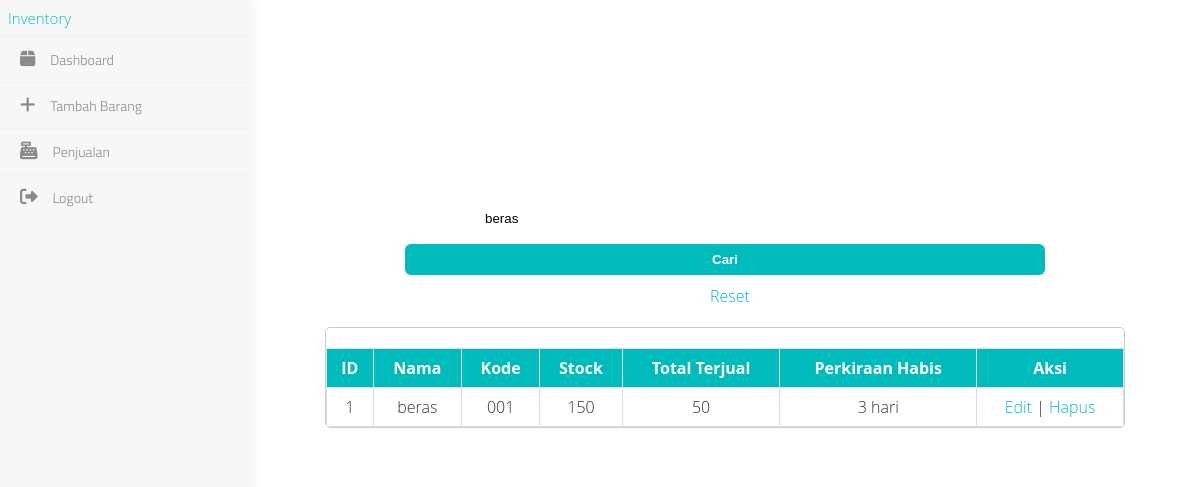
/dashboard.php?cari=beras (signed in), run on the app's committed database.
### tables this page shows
CREATE TABLE barang (
    id INTEGER PRIMARY KEY AUTOINCREMENT,
    nama TEXT NOT NULL,
    kode TEXT NOT NULL,
    stock INTEGER NOT NULL
);

### dashboard.php (the view, shortened to what this page needs)
<?php
include 'includes/db.php';
$search = '';
$barang = [];
if (isset($_GET['cari']) && $_GET['cari'] !== '') {
    $search = $_GET['cari'];
    $stmt = $db->prepare("SELECT
        b.id, b.nama, b.kode, b.stock,
        IFNULL(SUM(p.jumlah), 0) AS total_terjual,
        CASE
            WHEN AVG(p.jumlah) > 0 THEN ROUND(b.stock / AVG(p.jumlah), 0)
            ELSE NULL
        END AS perkiraan_habis
        FROM barang b
        LEFT JOIN penjualan p ON b.kode = p.kode
        WHERE b.nama LIKE ?
        GROUP BY b.id, b.nama, b.kode, b.stock");
    $stmt->execute(["%$search%"]);
    $barang = $stmt->fetchAll();
}
?>
<!DOCTYPE html>
<html>
<head>
    <link rel="stylesheet" href="assets/style.css">
    <link rel="stylesheet" href="https://cdnjs.cloudflare.com/ajax/libs/font-awesome/6.2.1/css/all.min.css">
</head>
<body>
<div class="content" align="center">
    <i class="fa-solid fa-box" id="top-i"></i>
    <h2>Inventory Barang Sembako</h2>
    <form method="get" style="margin-bottom: 20px;">
        <input type="text" name="cari" placeholder="Cari nama barang..." value="<?= htmlspecialchars($search) ?>" style="padding: 8px; border-radius: 6px; width: 60%;">
        <button type="submit" style="padding: 8px 16px; background-color: #00bbbb; border: none; color: white; border-radius: 6px;">Cari</button>
        <a href="dashboard.php" style="margin-left: 10px; color: #00bbbb;">Reset</a>
    </form>
    <div class="scroll-table-container">
        <table>
            <tr><th>ID</th><th>Nama</th><th>Kode</th><th>Stock</th><th>Total Terjual</th><th>Perkiraan Habis</th><th>Aksi</th></tr>
            <?php if (count($barang) > 0): ?>
                <?php foreach ($barang as $b): ?>
                    <tr>
                        <td><?= $b['id'] ?></td>
                        <td><?= $b['nama'] ?></td>
                        <td><?= $b['kode'] ?></td>
                        <td><?= $b['stock'] ?></td>
                        <td><?= $b['total_terjual'] ?></td>
                        <td><?= $b['perkiraan_habis'] !== null ? $b['perkiraan_habis'] . ' hari' : '-' ?></td>
                        <td>
                            <a href="edit.php?id=<?= $b['id'] ?>">Edit</a> |
                            <a href="delete.php?id=<?= $b['id'] ?>" onclick="return confirm('Yakin hapus?')">Hapus</a>
                        </td>
                    </tr>
                <?php endforeach; ?>
            <?php else: ?>
                <tr><td colspan="7">Tidak ada data ditemukan.</td></tr>
            <?php endif; ?>
        </table>
    </div>
</div>
<?php include 'template/sidebar.php'; ?>
</body>
</html>

### assets/style.css (style rules this page uses)
body { margin: 0; padding: 0; font-family: "Open Sans", Arial, sans-serif; background: url('https://static.tumblr.com/94eb957a00fd03c0c2f7d26decd71578/u1rhacw/osAmyyh1q/tumblr_static_tumblr_static_gaussian_blur_gradient_desktop_1680x943_wallpaper-393751.jpg') no-repeat center center fixed; background-size: cover; color: #fff; font-weight: 300; margin-left: 250px; }
a { text-decoration: none; color: #00bbbb; }
.content { padding: 2rem; background: rgba(255, 255, 255, 0.1); border-radius: 10px; max-width: 800px; margin: 50px auto; color: #fff; text-align: center; }
#top-i { font-size: 2rem; margin-bottom: 1rem; }
form input, form button { width: 80%; padding: 10px; margin: 10px auto; display: block; border-radius: 5px; border: none; }
form button { background-color: #00bbbb; color: white; font-weight: bold; cursor: pointer; }
table { width: 100%; border-collapse: collapse; margin-top: 20px; background: #ffffffcc; color: #333; }
table th, table td { padding: 12px; border: 1px solid #ddd; text-align: center; }
table th { background-color: #00bbbb; color: white; }

### dashboard.php (style rules this page uses)
.scroll-table-container { max-height: 400px; overflow-y: auto; border: 1px solid #ccc; border-radius: 5px; }
table { width: 100%; border-collapse: collapse; }
table th, table td { padding: 8px; border: 1px solid #ddd; text-align: center; }
table th { background-color: #00bbbb; color: white; position: sticky; top: 0; }

### data on the page
barang: id "1", nama "beras", kode "001", stock "150", total_terjual "50", perkiraan_habis "3"
